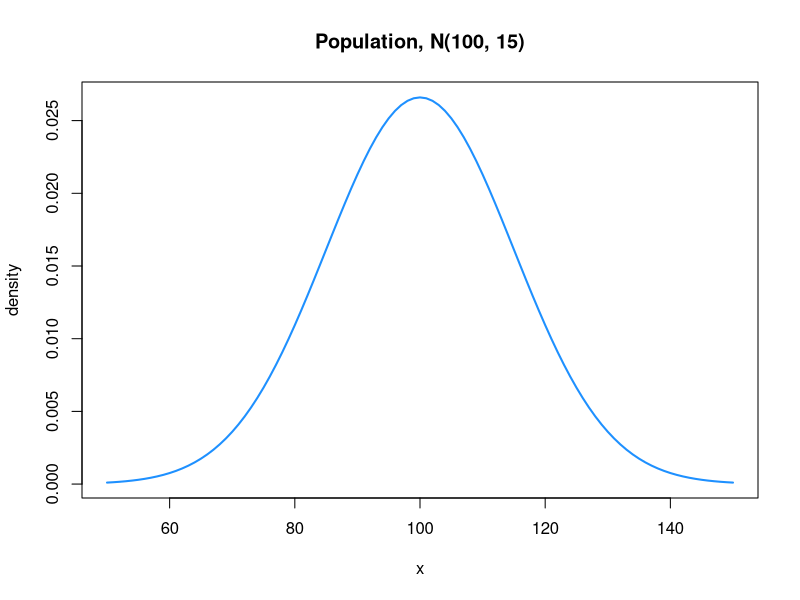
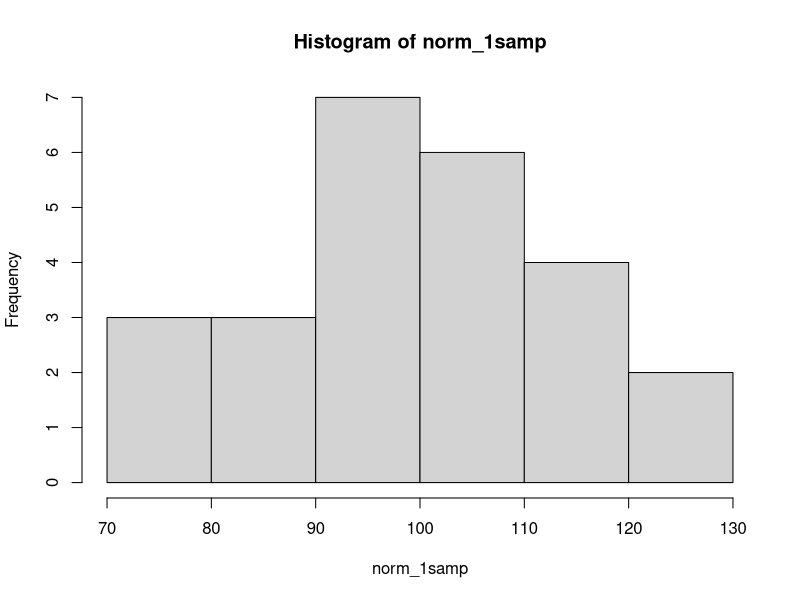
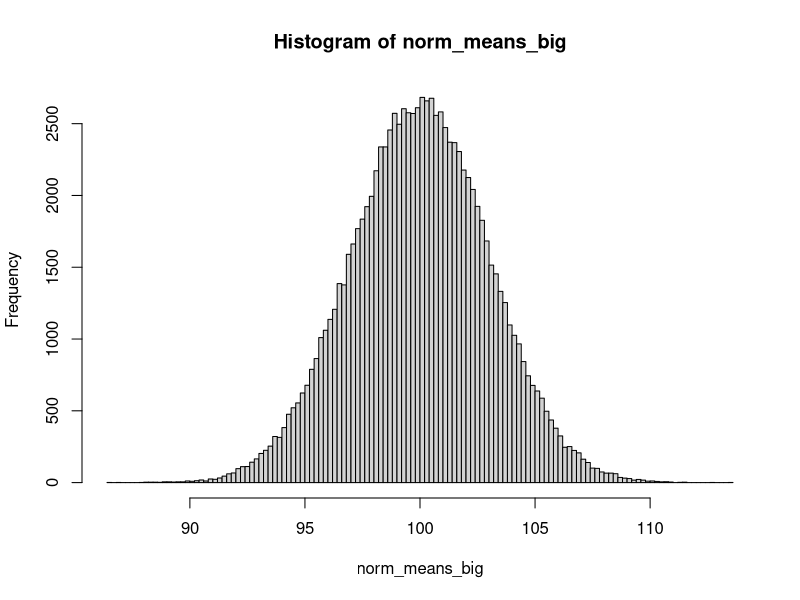
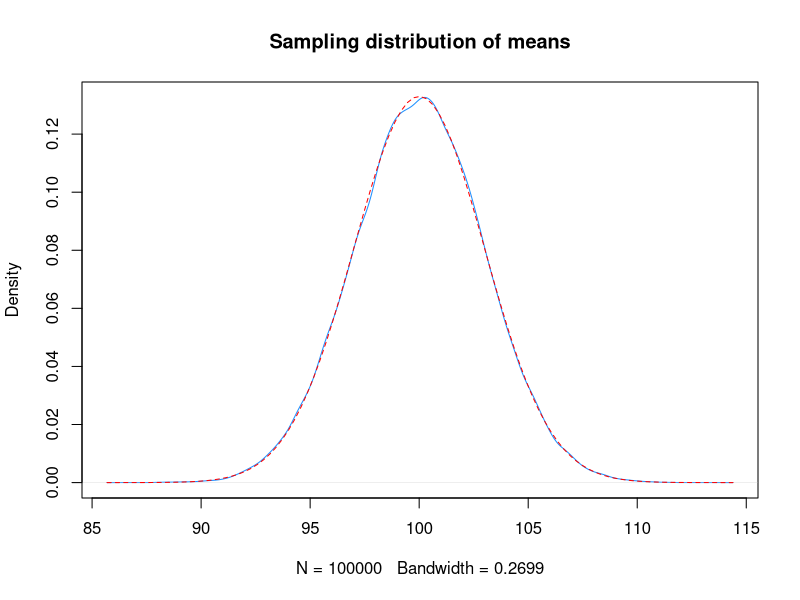
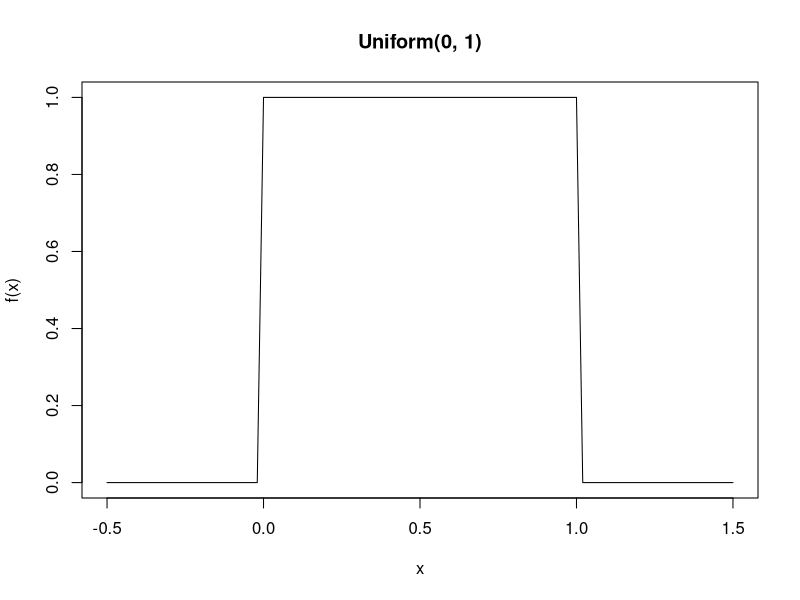
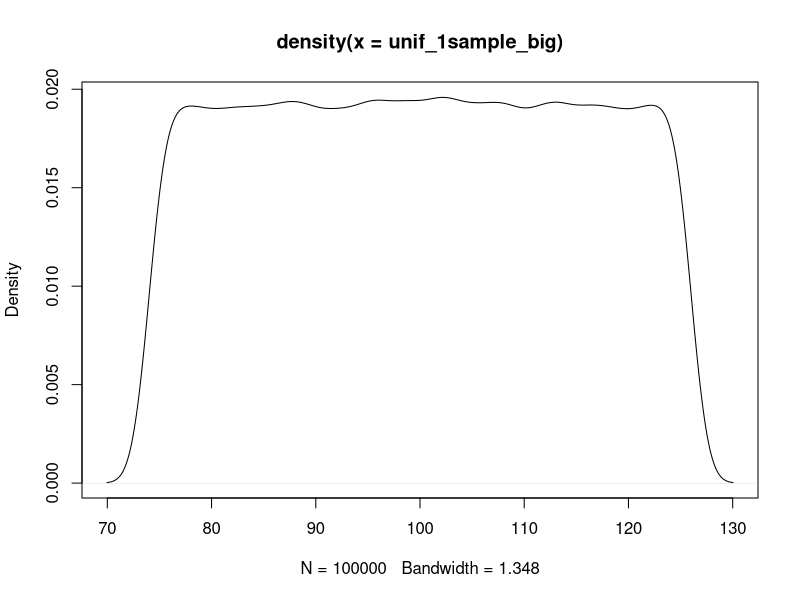
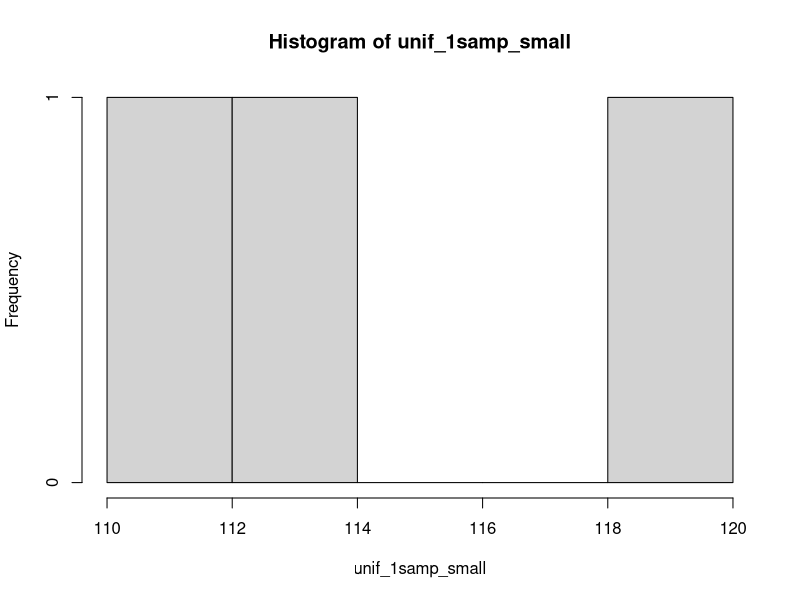
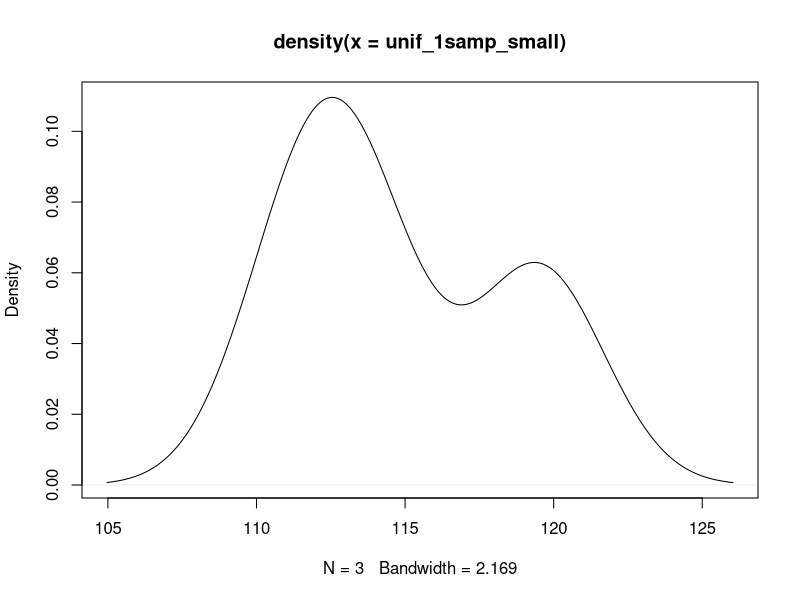

Recreate these plots in R, in order. (Note: this script raises an error after producing the figures.)
## ---- chunk 1
curve(dnorm(x, 100, 15), from = 50, to = 150, col = "dodgerblue", lwd = 2, ylab = "density", 
    main = "Population, N(100, 15)")
## ---- chunk 2
set.seed(12345)
norm_1samp <- rnorm(25, 100, 15)
## ---- chunk 3
hist(norm_1samp, breaks = 5)
## ---- chunk 4
mean(norm_1samp)  # sample mean, xbar
## ---- chunk 5
sd(norm_1samp)  # sample standard deviation, sd
## ---- chunk 6
set.seed(12345)
norm_means_x10 <- numeric(10)  # space for 10 sample means (vector of Os)
for (i in 1:10) {
    x <- rnorm(25, 100, 15)  # draw random sample with 25 observations each
    norm_means_x10[i] <- mean(x)  # compute mean for each ith sample
}
norm_means_x10
## ---- chunk 7
set.seed(12345)
norm_means_big <- numeric(1e+05)  # space for 100,000 sample means (vector of Os)
for (i in 1:1e+05) {
    x <- rnorm(25, 100, 15)  # draw random sample with 25 observations each
    norm_means_big[i] <- mean(x)  # compute mean for each ith sample
}
# norm_means_big <- replicate(100000, mean(rnorm(25, 100, 15))) # same as
# above
## ---- chunk 8
mean(norm_means_big)  # mean of the sampling distribution of means
## ---- chunk 9
sd(norm_means_big)  # sd of the sampling distribution of means (the SEM)
## ---- chunk 10
hist(norm_means_big, breaks = 100)
## ---- chunk 11
plot(density(norm_means_big), main = "Sampling distribution of means", col = "dodgerblue")
curve(dnorm(x, 100, 3), col = "red", lty = 2, add = TRUE)
## ---- chunk 12
curve(dunif(x, 0, 1), from = -0.5, to = 1.5, xlab = "x", ylab = "f(x)", main = "Uniform(0, 1)")
## ---- chunk 13
my.runif <- function(N, mean, sd) {
    dist <- sqrt(3 * sd^2)
    runif(N, mean - dist, mean + dist)
}
my.dunif <- function(x, mean, sd) {
    dist <- sqrt(3 * sd^2)
    dunif(x, mean - dist, mean + dist)
}
## ---- chunk 14
set.seed(12345)
unif_1sample_big <- my.runif(1e+05, 100, 15)
mean(unif_1sample_big)
## ---- chunk 15
sd(unif_1sample_big)
## ---- chunk 16
plot(density(unif_1sample_big))
## ---- chunk 17
set.seed(12345)
unif_1samp_small <- my.runif(3, 100, 15)
mean(unif_1samp_small)
## ---- chunk 18
sd(unif_1samp_small)
## ---- chunk 19
hist(unif_1samp_small)
## ---- chunk 20
plot(density(unif_1samp_small))
## ---- chunk 21
set.seed(12345)
unif_means_big <- numeric(1e+05)  # space for results (vector of Os)
for (i in 1:1e+05) {
    x <- my.runif(3, 100, 15)  # draw random sample with 3 observations each
    unif_means_big[i] <- mean(x)  # compute mean for each ith sample
}
# unif_means_big <- replicate(100000, mean(my.runif(3, 100, 15))) #does same
# thing as above
## ---- chunk 22
mean(unif_means_big)  # mean of the sampling distribution of means
## ---- chunk 23
sd(unif_means_big)  # sd of the sampling distribution of means (the SEM)
## ---- chunk 24
plot(density(unif_means_big), col = "dodgerblue", lwd = 2, ylim = c(0, 0.045))
curve(dnorm(x, 100, 15/sqrt(3)), lty = 2, col = "red", add = T)
## ---- chunk 25
#this doesn't work
curve(dunif(x, 100, 15), from = 1, to = 5, xlab = "x", ylab = "f(x)", main = "Uniform(100, 15)")
## ---- chunk 26
#lost
my.runif <- function(N, mean, sd) {
    dist <- sqrt(3 * sd^2)
    runif(N, mean - dist, mean + dist)
}
## ---- chunk 27
#this would work if I figured out my.runif
set.seed(12345)
unif_1sample_big <- my.runif(100000, 100, 15)
mean(unif_1sample_big)
## ---- chunk 28
sd(unif_1sample_big)
## ---- chunk 29
plot(density(unif_1sample_big))
